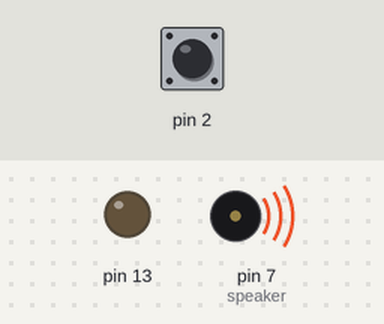
A sketch run on a simulated Arduino Uno, built with avr-gcc and run on an emulated ATmega328P. Shown: output pins drawn as LEDs (lit = HIGH), buzzer (waves = sounding). Inputs (shaded band) come from the test bench; at power-on: pin 2 HIGH.

Above: at 1.2 s.
1.3 s: pin 2 pulled LOW for 1 s
At 3.6 s:
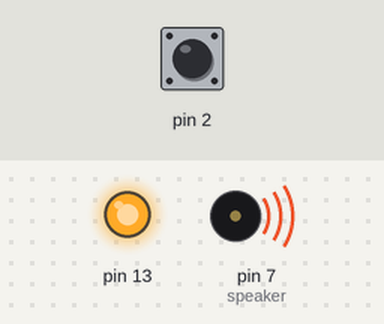
4.3 s: pin 2 pulled LOW for 0.15 s
At 4.7 s:
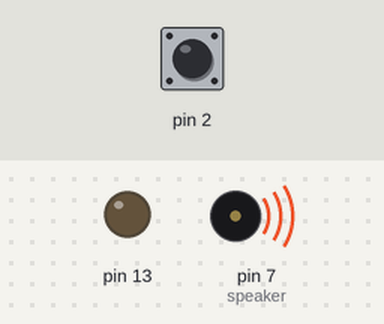
7.4 s: pin 2 pulled LOW for 3.2 s
At 8.39 s:
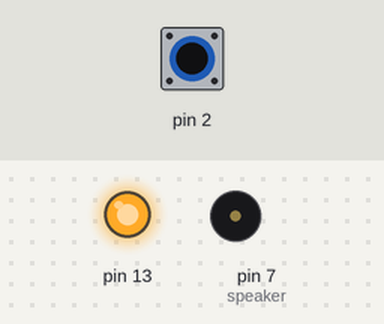
Timing chart, 0 to 19.6 s (numbered marks = the images above; inputs shaded):
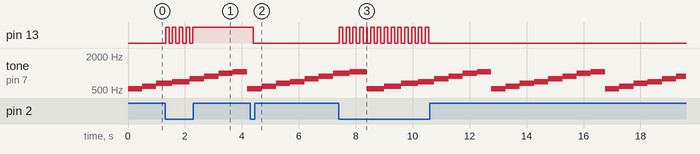

Measured:
- after the input at 1.3 s, pin 13: alternates HIGH for 0.12 s and LOW for 0.12 s, 9 changes in all, then stays HIGH, starting at once
- after the input at 4.3 s, pin 13: HIGH → LOW after 0.10 s
- after the input at 7.4 s, pin 13: goes 4 × (HIGH 0.12 s, LOW 0.12 s), HIGH 0.02 s, 9 × (LOW 0.12 s, HIGH 0.12 s), then LOW, starting at once
- by itself, tone on pin 7 (speaker): plays 1046 Hz for 0.60 s, 523 Hz for 0.60 s, 587 Hz for 0.60 s, 659 Hz for 0.60 s, 694 Hz for 0.56 s, 784 Hz for 0.50 s … (23 notes in this stretch)

The sketch:

non_interrupt_music1.ino
```cpp
//const int speaker=7;
//const int toneTable[8]={523,587,659,694,784,880,988,1046};
//bool bLED=0;
//int keyOn=0;
//
//void setup()
//{
//  pinMode(2, INPUT_PULLUP);
//  pinMode(13, OUTPUT);
//}
//
//void loop()
//{
//  for(int i=0;i<8;i++)
//  {
//    tone(speaker,toneTable[i]);
//    delay(100);
//    myReadKey();
//    delay(100);
//    myReadKey();
//    delay(100);
//    myReadKey();
//    delay(100);
//    myReadKey();
//    delay(100);
//    myReadKey();
//  }
//  noTone(speaker);
//
//  myReadKey();
////  keyOn = digitalRead(2);
////  if (keyOn==LOW)
////  {
////    bLED = !bLED;
////    digitalWrite(13, bLED);
////  }
//}
//
//void myReadKey()
//{
//  keyOn = digitalRead(2);
//  if (keyOn==LOW)
//  {
//    bLED = !bLED;
//    digitalWrite(13, bLED);
//  }
//}


const int speaker=7;
const int toneTable[8]={523,587,659,694,784,880,988,1046};
bool bLED=0;
int keyOn=0;

void setup()
{
  pinMode(2, INPUT_PULLUP);
  pinMode(13, OUTPUT);
}

void loop()
{
  for(int i=0;i<8;i++)
  {
    tone(speaker,toneTable[i]);
    delay(100);
    myReadKey();
    delay(100);
    myReadKey();
    delay(100);
    myReadKey();
    delay(100);
    myReadKey();
    delay(100);
    myReadKey();
  }
  noTone(speaker);

  myReadKey();

}

void myReadKey()
{
  keyOn = digitalRead(2);
  if (keyOn==LOW)
  {
    delay(20);
    if (keyOn==LOW)
    {
      bLED = !bLED;
      digitalWrite(13, bLED);
    }
  }
}
```
